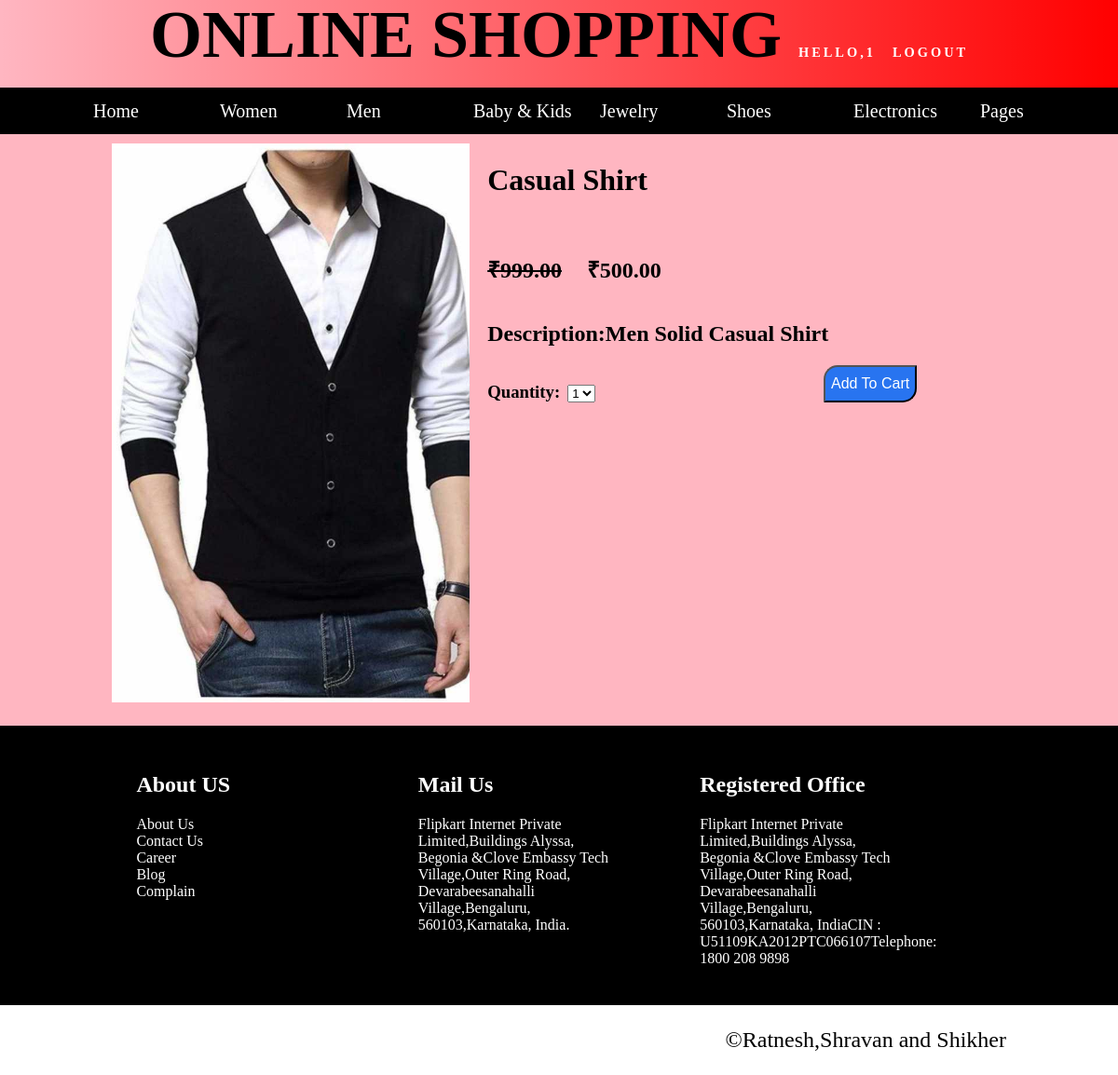
The page /loggedin/detail/4 (signed in) on the database its author committed.
### online/models.py (models this page shows, shortened)
class Product(models.Model):
    supercategory = models.ForeignKey(Supercategory, related_name='categories2', on_delete=models.CASCADE)
    super=models.SlugField(max_length=100, db_index=True)
    category = models.ForeignKey(Category, related_name='products', on_delete=models.CASCADE)
    name = models.CharField(max_length=100, db_index=True)
    slug = models.SlugField(max_length=100, db_index=True)
    description = models.TextField(blank=True)
    price = models.DecimalField(max_digits=10, decimal_places=2)
    available = models.BooleanField(default=True)
    stock = models.PositiveIntegerField()
    created_at = models.DateTimeField(auto_now_add=True)
    updated_at = models.DateTimeField(auto_now=True)
    image = models.FileField(upload_to='products/%Y/%m/%d', blank=True)
    discount = models.PositiveIntegerField(default=0,blank=True)
    class Meta:
        ordering = ('name', )

### loggedin/views.py (the view)
# urls.py: url(r'^detail/(?P<id>\d+)$', views.product_det, name='product_det'),
def product_det(request,id):
    try:
        if request.session['userid']:
            products = get_object_or_404(Product, id=id)
            categories = Category.objects.all()
            price=products.price - (products.price * products.discount)//100
            return render(request, 'product_det.html', {'product':products,'categories':categories,'price':price,'userid':request.session['userid']})
    except KeyError:
        pass

### loggedin/templates/product_det.html (shortened to what this page needs)
<!DOCTYPE html>
<html lang="en">
<head>
    {% load static %}
	<link rel="stylesheet" type="text/css" href="{% static 'font\css\all.css' %}">
</head>
<body onload="slide()">
    <div id="main">
		<div id="header">
			<a href="#" onclick="display()" style="text-decoration: none;font-size: 1.2vw;color: white;letter-spacing: 3px;">Hello,{{userid}}</a>
			<a href="{% url 'loggedin:logout' %}" style="text-decoration: none;font-size: 1.2vw;color: white;letter-spacing: 3px;">logout</a>
		</div>
		<div id="nav-bar">
			<div class="menu">
			<ul>
				<li><a href="{% url 'loggedin:adminhome' %}">Home</a></li>
				<li><a href="">Women</a>
					</li>
				<li><a href="">Men</a>
					</li>
				<li><a href="">Baby & Kids</a>
					</li>
				<li><a href="">Jewelry</a>
					</li>
				<li><a href="">Shoes</a>
					 </li>
					<li><a href="">Electronics</a>
					</li>
				<li><a href="#">Pages</a>
					 </li>
			</ul>
		</div>
		</div>
		<div style="height: 600px;width: 80%;margin: 10px auto;">
			<div style="float:left;background: url('{{ product.image.url}} ');background-size: cover;background-repeat:no-repeat;width: 40%;height:100%"></div>
			<div style="float: left;height: 100%;width: 48%;margin-left: 2%">
				<h1>{{ product.name }}</h1><br/>
				{% if product.price == price %}
				<h2>&#8377;{{ product.price }}</h2><br/>
				{% else %}
				<h2 style="display:inline-block"><strike>&#8377;{{ product.price }}</strike></h2>
				<h2 style="display:inline-block;margin-left:5%">&#8377;{{ price }}</h2>
				{% endif %}
				<h2>Description:{{ product.description }}</h2>
				<form action="{% url 'loggedin:cart_add' product.id %}" method="post">
					<h3 style="display: inline-block;">Quantity:</h3>&nbsp;
					<select name="quantity">
						{% for i in "x"|ljust:"10" %}
					{% if forloop.counter <= product.stock %}
						<option value="{{ forloop.counter }}">{{ forloop.counter }}</option>
						{% else %}
						{{ break }}
					{% endif %}
				{% endfor %}
					</select>
					<input type="submit" value="Add To Cart" style="color:white;width: 100px;font-size: 16px;border-radius: 15px 0px 15px 0px;background-color: #2874f0;float: right;">
				</form></div>
		</div>
	<div id="footer" style="color: white">
		<div id="allpart">
		<div class="part">
			<h2>About US</h2>
				<a href="" style="color: white;text-decoration: none;">About Us</a><br>
				<a href="" style="color: white;text-decoration: none;">Contact Us</a><br>
				<a href="" style="color: white;text-decoration: none;">Career</a><br>
				<a href="" style="color: white;text-decoration: none;">Blog</a><br>
				<a href="" style="color: white;text-decoration: none;">Complain</a><br>
		</div>
		<div class="part">
			<h2>Mail Us</h2>
			Flipkart Internet Private Limited,Buildings Alyssa, Begonia &Clove Embassy Tech Village,Outer Ring Road, Devarabeesanahalli Village,Bengaluru, 560103,Karnataka, India.</div>
		<div class="part">
			<h2>Registered Office</h2>
			Flipkart Internet Private Limited,Buildings Alyssa, Begonia &Clove Embassy Tech Village,Outer Ring Road, Devarabeesanahalli Village,Bengaluru, 560103,Karnataka, IndiaCIN : U51109KA2012PTC066107Telephone: 1800 208 9898
		</div>
	</div>
</div>
		<p style="float: right;margin-right: 10%;font-size: 2vw">&copy;Ratnesh,Shravan and Shikher</p>
</div>
</body>
</html>

### loggedin/templates/product_det.html (style rules this page uses)
body { margin: 0px; align-items: center; align-content: center; box-sizing: border-box; }
#main { min-height: 1000px; width:100%; background-color:lightpink; //border:1px solid; }
#header { min-height:75px; width: 100%; //background-color: white; line-height: 75px; font-size: 6vw; font-weight: bold; text-align: center; text-transform: uppercase; //color: linear-gradient(to right,red,yellow); background-image: linear-gradient(to right, rgba(255,0,0,0), rgba(255,0,0,1)); }
#nav-bar { min-height:50px; width: 100%; background-color: black; //padding-left: 5%; }
ul { list-style-type: none; margin: 0px; margin-left: 5%; }
ul li { display: inline-block; height:100%; width: 12%; }
ul li a { text-decoration: none; margin: 0px; color: white; line-height: 50px; font-size: 20px; text-align: center; }
#footer { margin-top: 25px; min-height: 300px; width: 100%; background-color: black; }
#allpart { height: 250px; width: 90%; margin: 0px auto; //border: 1px solid white; }
.part { height: 200px; width: 20%; margin-left: 8%; margin-top: 30px; //border: 1px solid white; float: left; }
input[type="submit"] { height:40px; width: 100%; background-color: lightgreen; font-size: 20px; }

### rows shown on the page
Product: image (picture), name "Casual Shirt", price "999.00", description "Men Solid Casual Shirt", quantity "1"

### other values the page prints
{{ userid }} "1"
{{ price }} "500.00"
